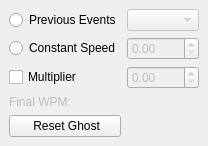
<?xml version="1.0" encoding="UTF-8"?>
<ui version="4.0">
 <class>GhostDock</class>
 <widget class="QDockWidget" name="GhostDock">
  <property name="geometry">
   <rect>
    <x>0</x>
    <y>0</y>
    <width>193</width>
    <height>160</height>
   </rect>
  </property>
  <property name="sizePolicy">
   <sizepolicy hsizetype="MinimumExpanding" vsizetype="Fixed">
    <horstretch>0</horstretch>
    <verstretch>0</verstretch>
   </sizepolicy>
  </property>
  <property name="windowTitle">
   <string>Ghost Options</string>
  </property>
  <widget class="QWidget" name="Contents">
   <property name="sizePolicy">
    <sizepolicy hsizetype="Preferred" vsizetype="Fixed">
     <horstretch>0</horstretch>
     <verstretch>0</verstretch>
    </sizepolicy>
   </property>
   <layout class="QGridLayout" name="gridLayout">
    <item row="2" column="1">
     <widget class="QDoubleSpinBox" name="multSpin">
      <property name="enabled">
       <bool>false</bool>
      </property>
     </widget>
    </item>
    <item row="4" column="0">
     <widget class="QPushButton" name="pushButton">
      <property name="text">
       <string> Reset Ghost</string>
      </property>
     </widget>
    </item>
    <item row="2" column="0">
     <widget class="QCheckBox" name="speedCheck">
      <property name="text">
       <string>Multiplier</string>
      </property>
     </widget>
    </item>
    <item row="1" column="1">
     <widget class="QDoubleSpinBox" name="speedSpin">
      <property name="enabled">
       <bool>false</bool>
      </property>
     </widget>
    </item>
    <item row="1" column="0">
     <widget class="QRadioButton" name="speedButton">
      <property name="text">
       <string>Constant Speed</string>
      </property>
     </widget>
    </item>
    <item row="0" column="1">
     <widget class="QComboBox" name="prevCombo">
      <property name="enabled">
       <bool>false</bool>
      </property>
     </widget>
    </item>
    <item row="0" column="0">
     <widget class="QRadioButton" name="prevButton">
      <property name="text">
       <string>Previous Events</string>
      </property>
     </widget>
    </item>
    <item row="3" column="0">
     <widget class="QLabel" name="finalWpmDesc">
      <property name="enabled">
       <bool>false</bool>
      </property>
      <property name="text">
       <string>Final WPM:</string>
      </property>
     </widget>
    </item>
    <item row="3" column="1">
     <widget class="QLabel" name="finalWpm">
      <property name="text">
       <string/>
      </property>
     </widget>
    </item>
   </layout>
  </widget>
 </widget>
 <resources/>
 <connections>
  <connection>
   <sender>prevButton</sender>
   <signal>toggled(bool)</signal>
   <receiver>prevCombo</receiver>
   <slot>setEnabled(bool)</slot>
   <hints>
    <hint type="sourcelabel">
     <x>71</x>
     <y>48</y>
    </hint>
    <hint type="destinationlabel">
     <x>183</x>
     <y>50</y>
    </hint>
   </hints>
  </connection>
  <connection>
   <sender>speedButton</sender>
   <signal>toggled(bool)</signal>
   <receiver>speedSpin</receiver>
   <slot>setEnabled(bool)</slot>
   <hints>
    <hint type="sourcelabel">
     <x>83</x>
     <y>74</y>
    </hint>
    <hint type="destinationlabel">
     <x>183</x>
     <y>76</y>
    </hint>
   </hints>
  </connection>
  <connection>
   <sender>speedCheck</sender>
   <signal>toggled(bool)</signal>
   <receiver>multSpin</receiver>
   <slot>setEnabled(bool)</slot>
   <hints>
    <hint type="sourcelabel">
     <x>47</x>
     <y>100</y>
    </hint>
    <hint type="destinationlabel">
     <x>183</x>
     <y>102</y>
    </hint>
   </hints>
  </connection>
  <connection>
   <sender>pushButton</sender>
   <signal>clicked()</signal>
   <receiver>GhostDock</receiver>
   <slot>resetGhost()</slot>
   <hints>
    <hint type="sourcelabel">
     <x>108</x>
     <y>150</y>
    </hint>
    <hint type="destinationlabel">
     <x>192</x>
     <y>159</y>
    </hint>
   </hints>
  </connection>
  <connection>
   <sender>speedCheck</sender>
   <signal>toggled(bool)</signal>
   <receiver>finalWpmDesc</receiver>
   <slot>setEnabled(bool)</slot>
   <hints>
    <hint type="sourcelabel">
     <x>76</x>
     <y>92</y>
    </hint>
    <hint type="destinationlabel">
     <x>54</x>
     <y>114</y>
    </hint>
   </hints>
  </connection>
  <connection>
   <sender>prevButton</sender>
   <signal>toggled(bool)</signal>
   <receiver>GhostDock</receiver>
   <slot>populateComboBox(bool)</slot>
   <hints>
    <hint type="sourcelabel">
     <x>39</x>
     <y>37</y>
    </hint>
    <hint type="destinationlabel">
     <x>37</x>
     <y>31</y>
    </hint>
   </hints>
  </connection>
  <connection>
   <sender>speedButton</sender>
   <signal>toggled(bool)</signal>
   <receiver>GhostDock</receiver>
   <slot>setConstantSpeed()</slot>
   <hints>
    <hint type="sourcelabel">
     <x>83</x>
     <y>60</y>
    </hint>
    <hint type="destinationlabel">
     <x>83</x>
     <y>82</y>
    </hint>
   </hints>
  </connection>
 </connections>
 <slots>
  <slot>resetGhost()</slot>
  <slot>showFinalWPM()</slot>
  <slot>populateComboBox(bool)</slot>
  <slot>setConstantSpeed()</slot>
 </slots>
</ui>
